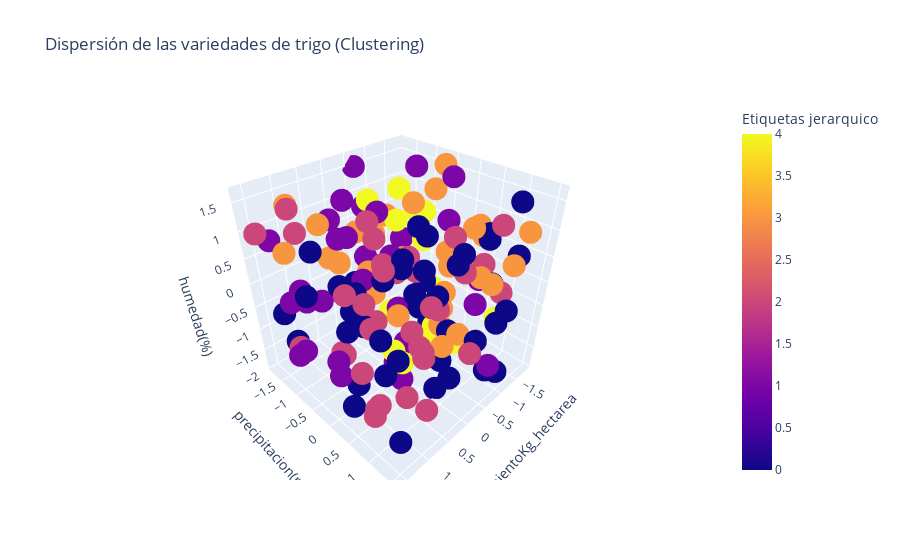

The notebook cell this image was saved under:
### Code cell
fig = px.scatter_3d(df_clustering, x='rendimientoKg_hectarea', y='precipitacion(mm)', z='humedad(%)',
                    color='Etiquetas jerarquico',
                    title='Dispersión de las variedades de trigo (Clustering)')
fig.show()

### Figure 1 — Plotly figure (JSON) as saved in the notebook; plotly's stock layout.template omitted (floating-point values rounded to 4 significant figures; data arrays with more than 128 entries replaced by an {"elided": "..."} marker saying what was removed)
{"data": [{"hovertemplate": "rendimientoKg_hectarea=%{x}<br>precipitacion(mm)=%{y}<br>humedad(%)=%{z}<br>Etiquetas jerarquico=%{marker.color}<extra></extra>", "legendgroup": "", "marker": {"color": {"elided": "163 int values"}, "coloraxis": "coloraxis", "symbol": "circle"}, "mode": "markers", "name": "", "scene": "scene", "showlegend": false, "type": "scatter3d", "x": {"elided": "163 float values"}, "y": {"elided": "163 float values"}, "z": {"elided": "163 float values"}}], "layout": {"coloraxis": {"colorbar": {"title": {"text": "Etiquetas jerarquico"}}, "colorscale": [[0, "#0d0887"], [0.1111, "#46039f"], [0.2222, "#7201a8"], [0.3333, "#9c179e"], [0.4444, "#bd3786"], [0.5556, "#d8576b"], [0.6667, "#ed7953"], [0.7778, "#fb9f3a"], [0.8889, "#fdca26"], [1, "#f0f921"]]}, "legend": {"tracegroupgap": 0}, "scene": {"domain": {"x": [0, 1], "y": [0, 1]}, "xaxis": {"title": {"text": "rendimientoKg_hectarea"}}, "yaxis": {"title": {"text": "precipitacion(mm)"}}, "zaxis": {"title": {"text": "humedad(%)"}}}, "title": {"text": "Dispersión de las variedades de trigo (Clustering)"}}}
